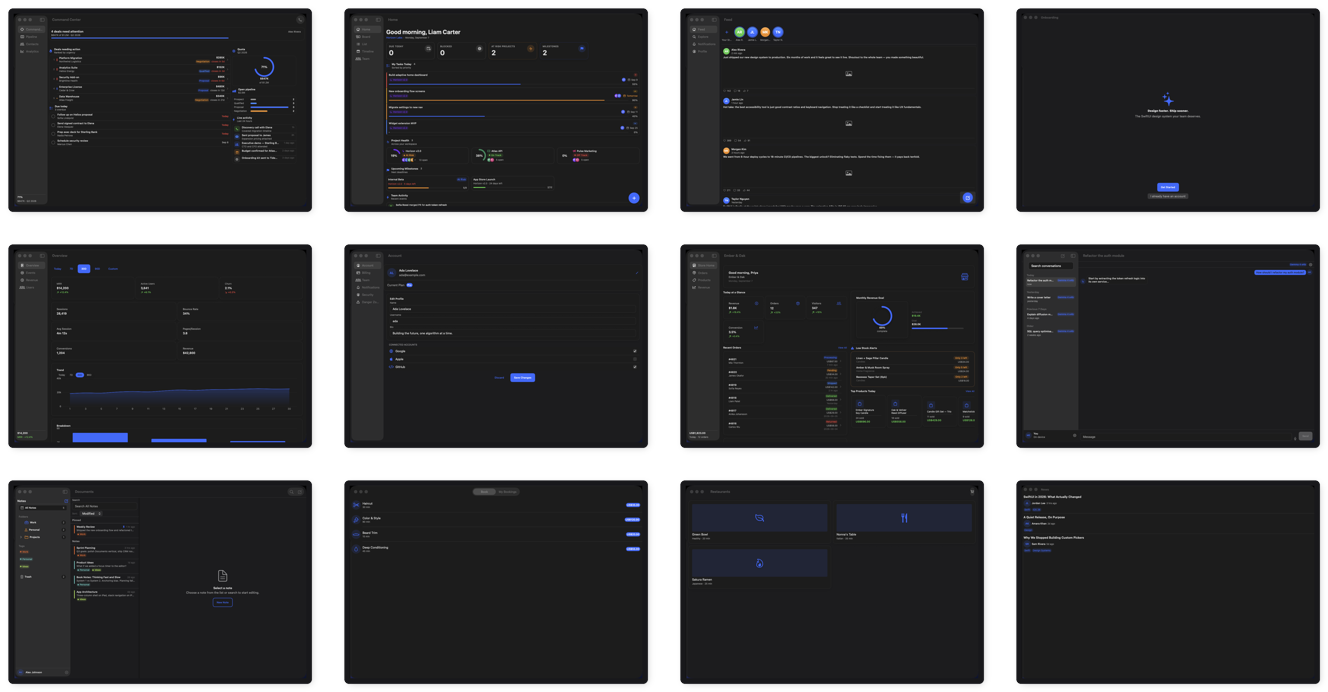
#> input picture Content/Groups/Composition-Examples.strip.png, 1328 x 692 px
$ python -i generate_screenshot_catalog.py   (imports and definitions only)
#> lines starting #> are read from the running program, lines starting #| are printed output that depends on the picture
#!/usr/bin/env python3
"""
Captures a screenshot of every DFPlayground screen/gallery/block/shell/composition
example, frames each into a presentable card, groups them into per-category strip
composites, and writes Content/index.md (this repo) plus a matching
../DesignFoundationPro/Content/index.md for the Pro-tagged entries.

Capture mechanism: DFPlayground already ships headless-automation hooks
(Sources/DFPlayground/AutomationHooks.swift, ContentView.NavItem.fromID) that open
a specific screen/block/shell/app/top-level-tab as its own window when launched with
the right environment variable. This script launches `swift run` once per manifest
entry, brings the window frontmost, reads its on-screen position/size via
AppleScript (System Events), captures exactly that rect with `screencapture -R`,
then kills the process and moves to the next entry.

This drives the REAL, LIVE desktop session — it will raise/lower windows and can be
visibly disruptive while it runs (~115+ launch/capture/kill cycles). Run it only when
you're at the machine and not relying on other foreground windows for ~20-30 minutes.

Usage: python3 scripts/generate_screenshot_catalog.py [--skip-capture] [--only NAME[,NAME...]]
  --skip-capture   Skip the live capture pass and only re-run framing/index
                    generation from whatever raw PNGs already exist in
                    Content/RawCaptures/ (useful for iterating on the framing
                    style without re-driving the GUI every time).
  --only NAMES     Comma-separated manifest entry names (e.g. "Welcome,Pro Screens"
                    or "DFPlanSelectionBlock"; a "Category/Name" form disambiguates).
                    Only those entries are captured. Every other entry is reused
                    from its committed Content/Frames/*.framed.png (RawCaptures is
                    git-ignored), then strips and index are regenerated as usual.

Environment overrides (defaults unchanged): DFP_PLAYGROUND_ROOT, DFP_PRO_ROOT,
DFP_TAB_WINDOW_SIZE ("WxH" points; resizes top-level tab windows before capture),
DFP_SCRATCH_PATH (passed to `swift build --scratch-path`, and where the binary is
looked up), DFP_BUILD_TIMEOUT (seconds).
"""
from __future__ import annotations

import os
import subprocess
import sys
import time
from dataclasses import dataclass, field
from pathlib import Path

try:
    from PIL import Image, ImageDraw, ImageFilter
except ModuleNotFoundError as error:
    raise SystemExit(
        "scripts/generate_screenshot_catalog.py requires Pillow. "
        "Install it with `python3 -m pip install Pillow`, then rerun."
    ) from error

REPO_ROOT = Path(__file__).resolve().parent.parent
PLAYGROUND_ROOT = Path(os.environ.get("DFP_PLAYGROUND_ROOT", REPO_ROOT.parent / "DFPlayground"))
PRO_ROOT = Path(os.environ.get("DFP_PRO_ROOT", REPO_ROOT.parent / "DesignFoundationPro"))
SCRATCH_PATH = os.environ.get("DFP_SCRATCH_PATH")

RAW_DIR = REPO_ROOT / "Content" / "RawCaptures"
FRAMES_DIR = REPO_ROOT / "Content" / "Frames"
GROUPS_DIR = REPO_ROOT / "Content" / "Groups"
INDEX_FILE = REPO_ROOT / "Content" / "index.md"
PRO_INDEX_FILE = PRO_ROOT / "Content" / "index.md"

FRAME_SUFFIX = ".framed.png"
GROUP_SUFFIX = ".strip.png"
GROUP_ROW_SIZE = 4

LAUNCH_SETTLE_SECONDS = 7.0
ACTIVATE_SETTLE_SECONDS = 1.2
BUILD_TIMEOUT_SECONDS = int(os.environ.get("DFP_BUILD_TIMEOUT", "120"))


@dataclass(frozen=True)
class CaptureTarget:
    category: str
    name: str
    env_var: str
    env_value: str
    source_path: str  # repo-relative path shown in the index, for the "source" link
    is_pro: bool = False
    hide_main: bool = False


# [148 lines left out: functions _pro_screens, _pro_blocks, _shells, _apps, _top_level_tabs, not called in this run]


def build_manifest() -> list[CaptureTarget]:
    return _top_level_tabs() + _pro_screens() + _pro_blocks() + _shells() + _apps()


def slug(text: str) -> str:
    return "".join(c if c.isalnum() else "-" for c in text).strip("-")


# MARK: - Live capture (drives the real desktop — see module docstring)

def _run(cmd: list[str], **kwargs) -> subprocess.CompletedProcess:
    return subprocess.run(cmd, capture_output=True, text=True, **kwargs)


# [28 lines left out: functions build_playground_once, get_visible_app_names, hide_other_apps, not called in this run]


def restore_apps(names: list[str]) -> None:
    for name in names:
        _run(["osascript", "-e", f'tell application "System Events" to set visible of process "{name}" to true'])


_WINDOW_ID_SWIFT = """
import CoreGraphics
import Foundation
let pid = Int32(ProcessInfo.processInfo.environment["DFP_PID"] ?? "") ?? -1
let list = (CGWindowListCopyWindowInfo([.optionOnScreenOnly], kCGNullWindowID) as? [[String: Any]]) ?? []
for w in list where (w["kCGWindowOwnerPID"] as? Int32) == pid && (w["kCGWindowLayer"] as? Int) == 0 {
    print(w["kCGWindowNumber"] ?? "")
    break
}
"""


# [97 lines left out: functions find_window_id, _normalize_to_points, capture_target, run_capture_pass, not called in this run]


# MARK: - Framing + index generation

CARD_PADDING = 24
CARD_BACKGROUND = (24, 24, 27, 255)
CARD_BORDER = (63, 63, 70, 255)
CARD_RADIUS = 20
SHADOW_BLUR = 18
SHADOW_OFFSET = 8


def frame_image(src: Path, dest: Path) -> None:
#> called with dest = 'out.png'
    shot = Image.open(src).convert("RGBA")
#> shot is the input picture: PIL image 1328x692 RGBA; mean R, G, B, A 25, 25.1, 26.6, 206.1
    w, h = shot.size
#> w = 1328; h = 692

    canvas_w = w + CARD_PADDING * 2
#> canvas_w = 1376
    canvas_h = h + CARD_PADDING * 2
#> canvas_h = 740
    shadow_pad = SHADOW_BLUR * 2

    base = Image.new("RGBA", (canvas_w + shadow_pad * 2, canvas_h + shadow_pad * 2), (0, 0, 0, 0))
#> base: PIL image 1448x812 RGBA; every value is 0

    # Drop shadow
    shadow = Image.new("RGBA", base.size, (0, 0, 0, 0))
    shadow_draw = ImageDraw.Draw(shadow)
    shadow_box = [
        shadow_pad + SHADOW_OFFSET,
        shadow_pad + SHADOW_OFFSET,
        shadow_pad + canvas_w + SHADOW_OFFSET,
        shadow_pad + canvas_h + SHADOW_OFFSET,
    ]
#> shadow_box = [44, 44, 1420, 784]
    shadow_draw.rounded_rectangle(shadow_box, radius=CARD_RADIUS, fill=(0, 0, 0, 120))
    shadow = shadow.filter(ImageFilter.GaussianBlur(SHADOW_BLUR))
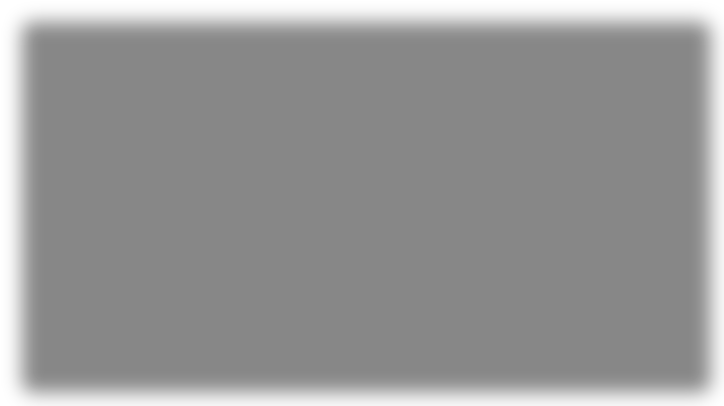
#> shadow: PIL image 1448x812 RGBA (shown at 1/2 size); mean R, G, B, A 0, 0, 0, 104; transparent parts drawn white
    base = Image.alpha_composite(base, shadow)

    # Card background + border
    card = Image.new("RGBA", base.size, (0, 0, 0, 0))
    card_draw = ImageDraw.Draw(card)
    card_box = [shadow_pad, shadow_pad, shadow_pad + canvas_w, shadow_pad + canvas_h]
#> card_box = [36, 36, 1412, 776]
    card_draw.rounded_rectangle(card_box, radius=CARD_RADIUS, fill=CARD_BACKGROUND, outline=CARD_BORDER, width=1)
    base = Image.alpha_composite(base, card)
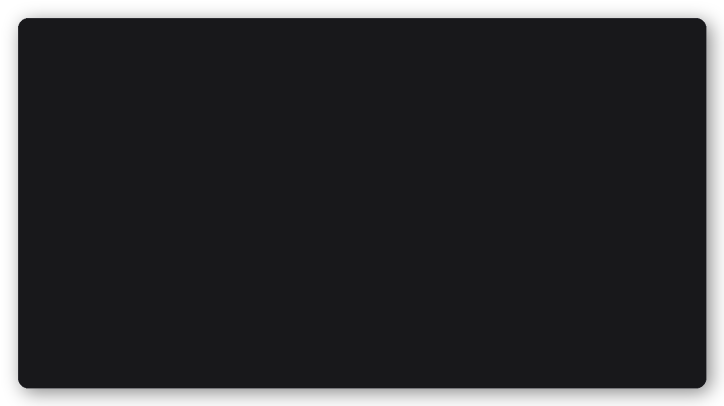
#> base: PIL image 1448x812 RGBA (shown at 1/2 size); mean R, G, B, A 21, 21, 23.6, 224.5; transparent parts drawn white

    # Screenshot, corner-clipped to sit inside the card
    mask = Image.new("L", (w, h), 0)
#> mask: PIL image 1328x692 L; every value is 0
    ImageDraw.Draw(mask).rounded_rectangle([0, 0, w, h], radius=max(CARD_RADIUS - CARD_PADDING, 0), fill=255)
#> mask: PIL image 1328x692 L; every value is 255
    # Window-ID captures carry transparent corners; flatten onto the card colour first.
    flat = Image.new("RGBA", shot.size, CARD_BACKGROUND)
    flat.alpha_composite(shot)
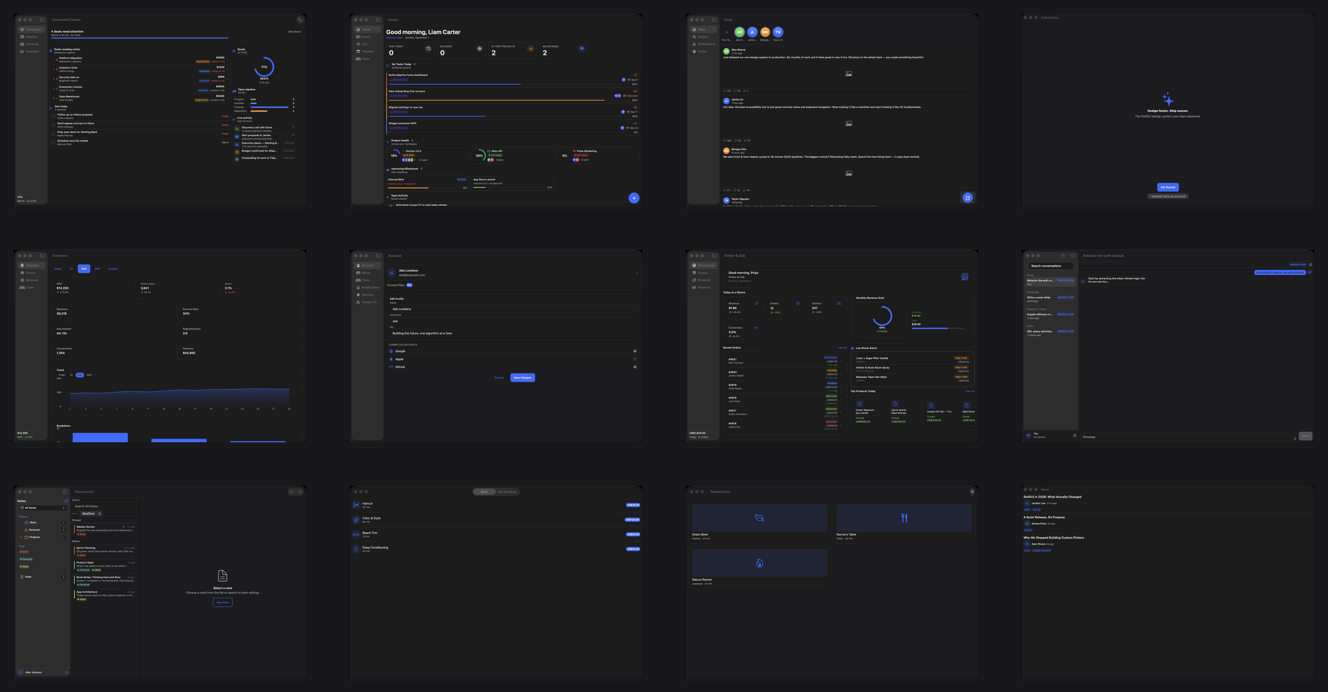
#> flat: PIL image 1328x692 RGBA; mean R, G, B, A 29.4, 29.6, 31.7, 255
    base.paste(flat, (shadow_pad + CARD_PADDING, shadow_pad + CARD_PADDING), mask)
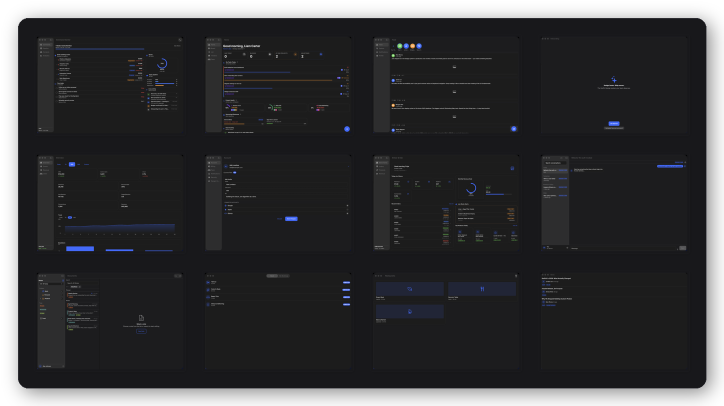
#> base: PIL image 1448x812 RGBA (shown at 1/2 size); mean R, G, B, A 25.2, 25.4, 27.2, 224.5; transparent parts drawn white

#> (the run stopped early here; a loop or call above may not have finished)
